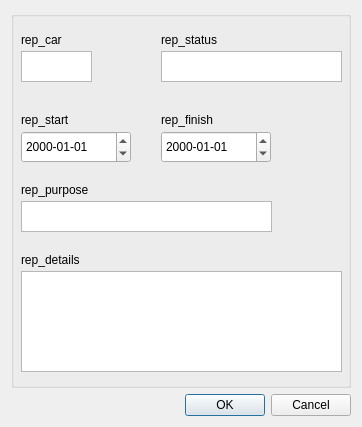
<?xml version="1.0" encoding="UTF-8"?>
<ui version="4.0">
 <class>Dialog</class>
 <widget class="QDialog" name="Dialog">
  <property name="geometry">
   <rect>
    <x>0</x>
    <y>0</y>
    <width>362</width>
    <height>427</height>
   </rect>
  </property>
  <property name="windowTitle">
   <string>Добавить запись (Repairs)</string>
  </property>
  <layout class="QGridLayout" name="gridLayout">
   <item row="0" column="0">
    <widget class="QGroupBox" name="groupBox">
     <property name="title">
      <string/>
     </property>
     <widget class="QLabel" name="label">
      <property name="geometry">
       <rect>
        <x>10</x>
        <y>20</y>
        <width>181</width>
        <height>18</height>
       </rect>
      </property>
      <property name="text">
       <string>rep_car</string>
      </property>
     </widget>
     <widget class="QPlainTextEdit" name="te_rep_car">
      <property name="geometry">
       <rect>
        <x>10</x>
        <y>40</y>
        <width>71</width>
        <height>31</height>
       </rect>
      </property>
     </widget>
     <widget class="QLabel" name="label_3">
      <property name="geometry">
       <rect>
        <x>150</x>
        <y>100</y>
        <width>71</width>
        <height>18</height>
       </rect>
      </property>
      <property name="text">
       <string>rep_finish</string>
      </property>
     </widget>
     <widget class="QPlainTextEdit" name="te_rep_purpose">
      <property name="geometry">
       <rect>
        <x>10</x>
        <y>190</y>
        <width>251</width>
        <height>31</height>
       </rect>
      </property>
     </widget>
     <widget class="QLabel" name="label_7">
      <property name="geometry">
       <rect>
        <x>10</x>
        <y>170</y>
        <width>181</width>
        <height>18</height>
       </rect>
      </property>
      <property name="text">
       <string>rep_purpose</string>
      </property>
     </widget>
     <widget class="QLabel" name="label_5">
      <property name="geometry">
       <rect>
        <x>10</x>
        <y>100</y>
        <width>181</width>
        <height>18</height>
       </rect>
      </property>
      <property name="text">
       <string>rep_start</string>
      </property>
     </widget>
     <widget class="QLabel" name="label_8">
      <property name="geometry">
       <rect>
        <x>10</x>
        <y>240</y>
        <width>181</width>
        <height>18</height>
       </rect>
      </property>
      <property name="text">
       <string>rep_details</string>
      </property>
     </widget>
     <widget class="QPlainTextEdit" name="te_rep_details">
      <property name="geometry">
       <rect>
        <x>10</x>
        <y>260</y>
        <width>321</width>
        <height>101</height>
       </rect>
      </property>
     </widget>
     <widget class="QLabel" name="label_9">
      <property name="geometry">
       <rect>
        <x>150</x>
        <y>20</y>
        <width>181</width>
        <height>18</height>
       </rect>
      </property>
      <property name="text">
       <string>rep_status</string>
      </property>
     </widget>
     <widget class="QPlainTextEdit" name="te_rep_status">
      <property name="geometry">
       <rect>
        <x>150</x>
        <y>40</y>
        <width>181</width>
        <height>31</height>
       </rect>
      </property>
     </widget>
     <widget class="QDateEdit" name="de_rep_start">
      <property name="geometry">
       <rect>
        <x>10</x>
        <y>120</y>
        <width>110</width>
        <height>32</height>
       </rect>
      </property>
      <property name="displayFormat">
       <string>yyyy-MM-dd</string>
      </property>
     </widget>
     <widget class="QDateEdit" name="de_rep_finish">
      <property name="geometry">
       <rect>
        <x>150</x>
        <y>120</y>
        <width>110</width>
        <height>32</height>
       </rect>
      </property>
      <property name="displayFormat">
       <string>yyyy-MM-dd</string>
      </property>
     </widget>
    </widget>
   </item>
   <item row="1" column="0">
    <widget class="QDialogButtonBox" name="buttonBox">
     <property name="orientation">
      <enum>Qt::Horizontal</enum>
     </property>
     <property name="standardButtons">
      <set>QDialogButtonBox::Cancel|QDialogButtonBox::Ok</set>
     </property>
    </widget>
   </item>
  </layout>
 </widget>
 <resources/>
 <connections>
  <connection>
   <sender>buttonBox</sender>
   <signal>accepted()</signal>
   <receiver>Dialog</receiver>
   <slot>accept()</slot>
   <hints>
    <hint type="sourcelabel">
     <x>248</x>
     <y>254</y>
    </hint>
    <hint type="destinationlabel">
     <x>157</x>
     <y>274</y>
    </hint>
   </hints>
  </connection>
  <connection>
   <sender>buttonBox</sender>
   <signal>rejected()</signal>
   <receiver>Dialog</receiver>
   <slot>reject()</slot>
   <hints>
    <hint type="sourcelabel">
     <x>316</x>
     <y>260</y>
    </hint>
    <hint type="destinationlabel">
     <x>286</x>
     <y>274</y>
    </hint>
   </hints>
  </connection>
 </connections>
</ui>
